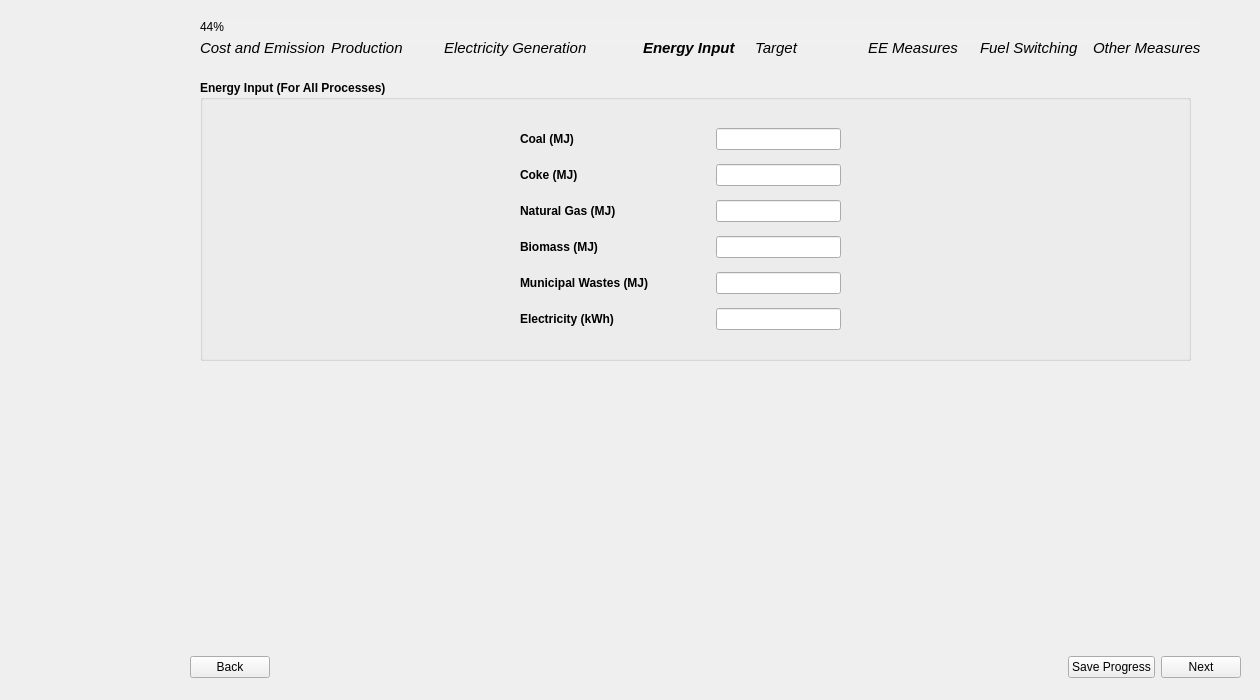
<?xml version="1.0" encoding="UTF-8"?>
<ui version="4.0">
 <class>Page6_EnergyInputQuick</class>
 <widget class="QWidget" name="Page6_EnergyInputQuick">
  <property name="geometry">
   <rect>
    <x>0</x>
    <y>0</y>
    <width>1260</width>
    <height>700</height>
   </rect>
  </property>
  <property name="sizePolicy">
   <sizepolicy hsizetype="Fixed" vsizetype="Fixed">
    <horstretch>0</horstretch>
    <verstretch>0</verstretch>
   </sizepolicy>
  </property>
  <property name="windowTitle">
   <string>Form</string>
  </property>
  <property name="styleSheet">
   <string notr="true"/>
  </property>
  <widget class="QWidget" name="layoutWidget">
   <property name="geometry">
    <rect>
     <x>190</x>
     <y>650</y>
     <width>1051</width>
     <height>35</height>
    </rect>
   </property>
   <layout class="QHBoxLayout" name="button_layout">
    <item>
     <widget class="QPushButton" name="backBtn">
      <property name="text">
       <string>Back</string>
      </property>
     </widget>
    </item>
    <item>
     <spacer name="horizontalSpacer">
      <property name="orientation">
       <enum>Qt::Horizontal</enum>
      </property>
      <property name="sizeHint" stdset="0">
       <size>
        <width>40</width>
        <height>20</height>
       </size>
      </property>
     </spacer>
    </item>
    <item>
     <widget class="QPushButton" name="saveBtn">
      <property name="text">
       <string>Save Progress</string>
      </property>
     </widget>
    </item>
    <item>
     <widget class="QPushButton" name="nextBtn">
      <property name="font">
       <font>
        <kerning>true</kerning>
       </font>
      </property>
      <property name="text">
       <string>Next</string>
      </property>
     </widget>
    </item>
   </layout>
  </widget>
  <widget class="QGroupBox" name="electricity_generation_group_3">
   <property name="geometry">
    <rect>
     <x>200</x>
     <y>80</y>
     <width>991</width>
     <height>281</height>
    </rect>
   </property>
   <property name="font">
    <font>
     <bold>true</bold>
    </font>
   </property>
   <property name="title">
    <string>Energy Input (For All Processes)</string>
   </property>
   <widget class="QWidget" name="layoutWidget">
    <property name="geometry">
     <rect>
      <x>320</x>
      <y>40</y>
      <width>321</width>
      <height>220</height>
     </rect>
    </property>
    <layout class="QGridLayout" name="gridLayout">
     <item row="0" column="0">
      <widget class="QLabel" name="coal_quick_label_page6">
       <property name="text">
        <string>Coal (MJ)</string>
       </property>
      </widget>
     </item>
     <item row="0" column="1">
      <widget class="QLineEdit" name="coal_quick_input_page6">
       <property name="sizePolicy">
        <sizepolicy hsizetype="Fixed" vsizetype="Fixed">
         <horstretch>0</horstretch>
         <verstretch>0</verstretch>
        </sizepolicy>
       </property>
       <property name="text">
        <string/>
       </property>
      </widget>
     </item>
     <item row="1" column="0">
      <widget class="QLabel" name="coke_quick_label_page6">
       <property name="text">
        <string>Coke (MJ)</string>
       </property>
      </widget>
     </item>
     <item row="1" column="1">
      <widget class="QLineEdit" name="coke_quick_input_page6">
       <property name="sizePolicy">
        <sizepolicy hsizetype="Fixed" vsizetype="Fixed">
         <horstretch>0</horstretch>
         <verstretch>0</verstretch>
        </sizepolicy>
       </property>
       <property name="text">
        <string/>
       </property>
      </widget>
     </item>
     <item row="2" column="0">
      <widget class="QLabel" name="natural_gas_quick_label_page6">
       <property name="text">
        <string>Natural Gas (MJ)</string>
       </property>
      </widget>
     </item>
     <item row="2" column="1">
      <widget class="QLineEdit" name="natural_gas_quick_input_page6">
       <property name="sizePolicy">
        <sizepolicy hsizetype="Fixed" vsizetype="Fixed">
         <horstretch>0</horstretch>
         <verstretch>0</verstretch>
        </sizepolicy>
       </property>
       <property name="text">
        <string/>
       </property>
      </widget>
     </item>
     <item row="3" column="0">
      <widget class="QLabel" name="biomass_quick_label_page6">
       <property name="text">
        <string>Biomass (MJ)</string>
       </property>
      </widget>
     </item>
     <item row="3" column="1">
      <widget class="QLineEdit" name="biomass_quick_input_page6">
       <property name="sizePolicy">
        <sizepolicy hsizetype="Fixed" vsizetype="Fixed">
         <horstretch>0</horstretch>
         <verstretch>0</verstretch>
        </sizepolicy>
       </property>
       <property name="text">
        <string/>
       </property>
      </widget>
     </item>
     <item row="4" column="0">
      <widget class="QLabel" name="msw_quick_label_page6">
       <property name="text">
        <string>Municipal Wastes (MJ)</string>
       </property>
      </widget>
     </item>
     <item row="4" column="1">
      <widget class="QLineEdit" name="msw_quick_input_page6">
       <property name="sizePolicy">
        <sizepolicy hsizetype="Fixed" vsizetype="Fixed">
         <horstretch>0</horstretch>
         <verstretch>0</verstretch>
        </sizepolicy>
       </property>
       <property name="text">
        <string/>
       </property>
      </widget>
     </item>
     <item row="5" column="0">
      <widget class="QLabel" name="electricity_quick_label_page6">
       <property name="text">
        <string>Electricity (kWh)</string>
       </property>
      </widget>
     </item>
     <item row="5" column="1">
      <widget class="QLineEdit" name="electricity_quick_input_page6">
       <property name="sizePolicy">
        <sizepolicy hsizetype="Fixed" vsizetype="Fixed">
         <horstretch>0</horstretch>
         <verstretch>0</verstretch>
        </sizepolicy>
       </property>
       <property name="text">
        <string/>
       </property>
      </widget>
     </item>
    </layout>
   </widget>
  </widget>
  <widget class="QLineEdit" name="electricity_input_page6">
   <property name="geometry">
    <rect>
     <x>637</x>
     <y>701</y>
     <width>133</width>
     <height>28</height>
    </rect>
   </property>
   <property name="sizePolicy">
    <sizepolicy hsizetype="Fixed" vsizetype="Fixed">
     <horstretch>0</horstretch>
     <verstretch>0</verstretch>
    </sizepolicy>
   </property>
   <property name="text">
    <string/>
   </property>
  </widget>
  <widget class="QLabel" name="electricity_label_page6">
   <property name="geometry">
    <rect>
     <x>481</x>
     <y>701</y>
     <width>60</width>
     <height>16</height>
    </rect>
   </property>
   <property name="text">
    <string>Electricity</string>
   </property>
  </widget>
  <widget class="QLabel" name="side_image">
   <property name="geometry">
    <rect>
     <x>0</x>
     <y>-30</y>
     <width>171</width>
     <height>761</height>
    </rect>
   </property>
   <property name="text">
    <string/>
   </property>
   <property name="pixmap">
    <pixmap>../images/BEST_side_abstract.png</pixmap>
   </property>
  </widget>
  <widget class="QProgressBar" name="progressBar">
   <property name="geometry">
    <rect>
     <x>200</x>
     <y>20</y>
     <width>1001</width>
     <height>23</height>
    </rect>
   </property>
   <property name="styleSheet">
    <string notr="true">QProgressBar {
    background-color: #F0F0F0;
    border: none;
	border-radius: 8px;
}
QProgressBar::chunk {
	border-radius: 8px;
    background: QLinearGradient(
        x1: 0, y1: 0, x2: 1, y2: 0,
        stop: 0 #33bef0,   /* Light Blue */
        stop: 1 #77d695    /* Light Green */
    );
}</string>
   </property>
   <property name="value">
    <number>44</number>
   </property>
  </widget>
  <widget class="QWidget" name="layoutWidget_2">
   <property name="geometry">
    <rect>
     <x>200</x>
     <y>40</y>
     <width>1001</width>
     <height>16</height>
    </rect>
   </property>
   <layout class="QGridLayout" name="gridLayout_11">
    <item row="0" column="0">
     <widget class="QLabel" name="label">
      <property name="font">
       <font>
        <pointsize>11</pointsize>
        <italic>true</italic>
        <bold>false</bold>
       </font>
      </property>
      <property name="text">
       <string>Cost and Emission</string>
      </property>
     </widget>
    </item>
    <item row="0" column="1">
     <widget class="QLabel" name="label_2">
      <property name="font">
       <font>
        <pointsize>11</pointsize>
        <italic>true</italic>
       </font>
      </property>
      <property name="text">
       <string>Production</string>
      </property>
     </widget>
    </item>
    <item row="0" column="2">
     <widget class="QLabel" name="label_4">
      <property name="font">
       <font>
        <pointsize>11</pointsize>
        <italic>true</italic>
       </font>
      </property>
      <property name="text">
       <string>Electricity Generation            </string>
      </property>
     </widget>
    </item>
    <item row="0" column="3">
     <widget class="QLabel" name="label_5">
      <property name="font">
       <font>
        <pointsize>11</pointsize>
        <italic>true</italic>
        <bold>true</bold>
       </font>
      </property>
      <property name="text">
       <string>Energy Input</string>
      </property>
     </widget>
    </item>
    <item row="0" column="4">
     <widget class="QLabel" name="label_6">
      <property name="font">
       <font>
        <pointsize>11</pointsize>
        <italic>true</italic>
        <bold>false</bold>
       </font>
      </property>
      <property name="text">
       <string>Target</string>
      </property>
     </widget>
    </item>
    <item row="0" column="5">
     <widget class="QLabel" name="label_7">
      <property name="font">
       <font>
        <pointsize>11</pointsize>
        <italic>true</italic>
       </font>
      </property>
      <property name="text">
       <string>EE Measures</string>
      </property>
     </widget>
    </item>
    <item row="0" column="6">
     <widget class="QLabel" name="label_8">
      <property name="font">
       <font>
        <pointsize>11</pointsize>
        <italic>true</italic>
       </font>
      </property>
      <property name="text">
       <string>Fuel Switching</string>
      </property>
     </widget>
    </item>
    <item row="0" column="7">
     <widget class="QLabel" name="label_9">
      <property name="font">
       <font>
        <pointsize>11</pointsize>
        <italic>true</italic>
       </font>
      </property>
      <property name="text">
       <string>Other Measures</string>
      </property>
     </widget>
    </item>
   </layout>
  </widget>
 </widget>
 <resources/>
 <connections/>
</ui>
